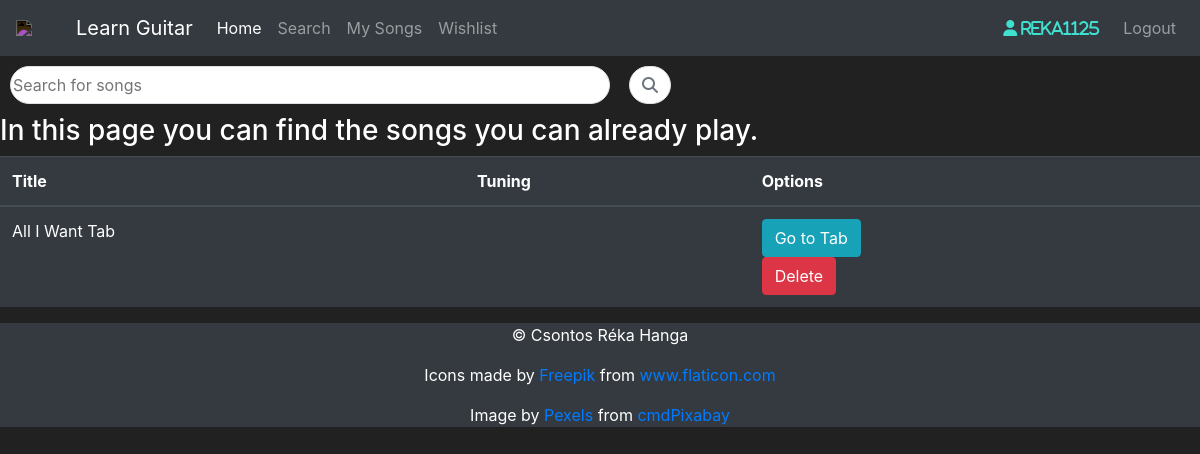
Page /my-songs (signed in) on the earlier database version.
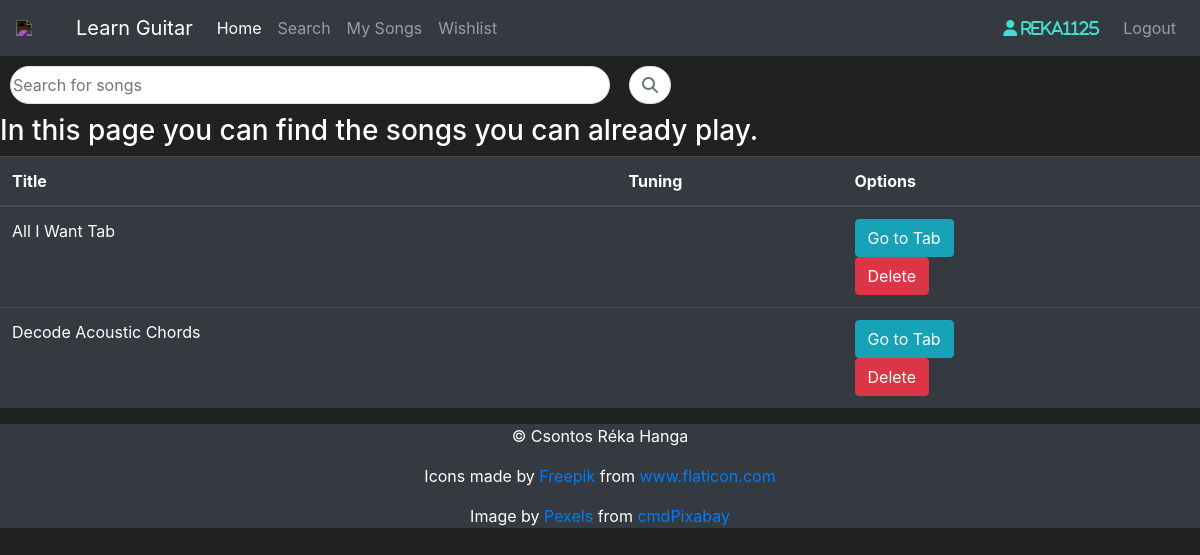
Same page on the later database version.
### application/models.py (models this page shows, shortened)
class User(db.Model, UserMixin):
    user_id = db.Column(db.Integer(), primary_key=True)
    username = db.Column(db.String(length=30), unique=True, nullable=False)
    email_address = db.Column(db.String(length=50), unique=True, nullable=False)
    password_hash = db.Column(db.String(length=60), nullable=False)
    saved_songs = db.relationship('My_Songs', backref='owned_user', lazy=True)
    wishlist = db.relationship('Wishlist', backref='owned_user', lazy=True)
    @property
    def password(self):
        return self.password

class My_Songs(db.Model):
    song_id = db.Column(db.Integer(), primary_key=True)
    title = db.Column(db.String(length=50), nullable=False)
    tuning = db.Column(db.String(length=10))
    video_id = db.Column(db.String(length=200), unique=True)
    tab_url = db.Column(db.String(length=200), unique=True)
    owner = db.Column(db.Integer(), db.ForeignKey('user.user_id'))

### application/routes.py (the view)
@app.route("/my-songs")
@login_required
def mysongs_page():
    mysongs = My_Songs.query.all()
    return render_template("my-songs.html", songs=mysongs)

### application/models.py (called while the page is built)
@login_manager.user_loader
def load_user(user_id):
    return User.query.get(int(user_id))

### application/templates/my-songs.html (shortened to what this page needs)
{% extends 'base.html' %}
{% block content %}
    <div class="input-group">
        <input class=" border rounded-pill" type="text" placeholder="Search for songs" id="search-input-yt">
        <span class="input-group-append">
            <button id="search-btn-yt" class="btn btn-outline-secondary bg-white border-start-0 border rounded-pill ms-n3" type="button">
                <i class="fa fa-search"></i>
            </button>
        </span>
    </div>
    <h3>In this page you can find the songs you can already play.</h3>
    <table class="table table-hover table-dark">
        <thead>
            <tr>
                <th scope="col">Title</th>
                <th scope="col">Tuning</th>
                <th scope="col">Options</th>
            </tr>
        </thead>
        <tbody>
                {% for song in songs %}
                    <tr>
                        <td>{{ song.title }}</td>
                        <td>{{ song.tuning }}</td>
                        <td>
                            <form action="{{ url_for('tab_page') }}" method="POST">
                                <button type=submit class="btn btn-outline btn-info">Go to Tab</button>
                            </form>
                            <form action="{{ url_for('delete_song_page') }}" method=post class=delete-song>
                                <input type=submit value='Delete' class="btn btn-outline btn-danger"></input>
                            </form>
                        </td>
                    </tr>
                {% endfor %}
        </tbody>
    </table>
{% endblock %}

### application/templates/base.html (shortened to what this page needs)
<!doctype html>
<html lang="en">
    <head>
        <link rel="stylesheet" href="https://cdn.jsdelivr.net/npm/bootstrap@4.5.3/dist/css/bootstrap.min.css"
>
    </head>
    <body>
        <nav id="navigation" class="navbar navbar-expand-md navbar-dark bg-dark">
            <img id="icon" src="https://cdn-icons-png.flaticon.com/512/93/93013.png" class="img-responsive" width="50">
            <a class="navbar-brand" href="#">Learn Guitar</a>
            <div class="collapse navbar-collapse" id="navbarNav">
                <ul class="navbar-nav mr-auto">
                    <li class="nav-item active">
                        <a class="nav-link" href="{{ url_for('home_page') }}">Home </a>
                    </li>
                    <li class="nav-item">
                        <a class="nav-link" href="{{ url_for('search_page') }}">Search</a>
                    </li>
                    <li class="nav-item">
                        <a class="nav-link" href="{{ url_for('mysongs_page') }}">My Songs</a>
                    </li>
                    <li class="nav-item">
                        <a class="nav-link" href="{{ url_for('wishlist_page') }}">Wishlist</a>
                    </li>
                </ul>
                {% if current_user.is_authenticated %}
                    <ul class="navbar-nav">
                        <li class="nav-item">
                            <a class="nav-link">
                                <i class="fas fa-user mr-2" style="color:turquoise;"> {{ current_user.username }}</i>
                            </a>
                        </li>
                        <li class="nav-item">
                            <a class="nav-link" href="{{ url_for('logout_page') }}">Logout</a>
                        </li>
                    </ul>
                {% endif %}
            </div>
        </nav>
        {% block content %}
        {% endblock %}
    </body>
    <footer class=" footer bg-dark">
        <p> &copy; Csontos Réka Hanga</p>
        <p>Icons made by <a href="https://www.freepik.com" title="Freepik">Freepik</a> from <a
                href="https://www.flaticon.com/" title="Flaticon">www.flaticon.com</a></p>
        <p>Image by <a href="https://pixabay.com/users/pexels-2286921/?utm_source=link-attribution&amp;utm_medium=referral&amp;utm_campaign=image&amp;utm_content=1851426">Pexels</a>
            from <a href="https://pixabay.com/?utm_source=link-attribution&amp;utm_medium=referral&amp;utm_campaign=image&amp;utm_content=1851426">cmdPixabay</a></p>
    </footer>
</html>

### application/templates/my-songs.html (style rules this page uses)
#search-input-yt { width: 50%; margin: 10px; }
#search-btn-yt { margin: 10px; }

### application/templates/base.html (style rules this page uses)
body { background-color: #212121; color: white }
#icon { -webkit-filter: invert(1); filter: invert(1); margin-right: 10px; }
.footer { bottom: 0; margin: 0; text-align: center; width: 100%; position: relative; }

Differences in the rows shown:
added My_Songs: title "Decode Acoustic Chords"
